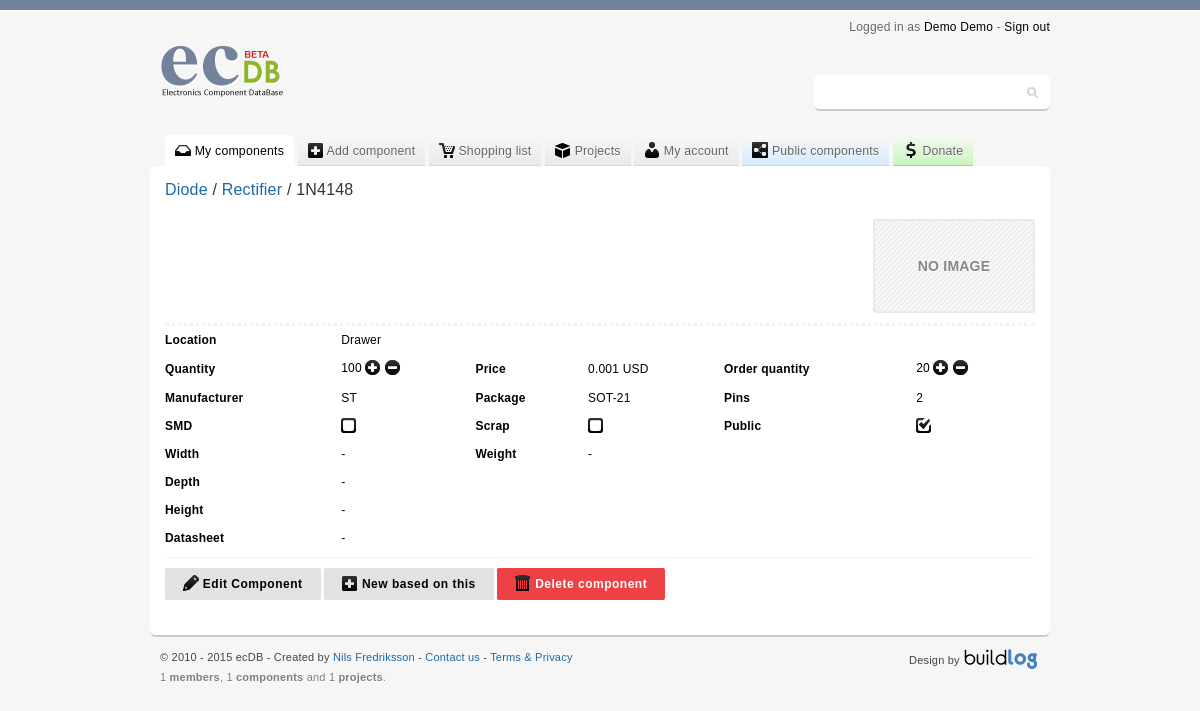
/component.php?view=1 (signed in), run on the app's committed database.
### tables this page shows
CREATE TABLE IF NOT EXISTS `members` (
  `member_id` int(11) NOT NULL AUTO_INCREMENT,
  `firstname` varchar(32) NOT NULL,
  `lastname` varchar(32) NOT NULL,
  `login` varchar(32) NOT NULL,
  `mail` varchar(32) NOT NULL,
  `passwd` varchar(32) NOT NULL,
  `admin` int(11) NOT NULL DEFAULT '0',
  `measurement` int(11) NOT NULL DEFAULT '1',
  `currency` varchar(3) NOT NULL DEFAULT 'USD',
  `reg_date` timestamp NOT NULL DEFAULT CURRENT_TIMESTAMP,
  PRIMARY KEY (`member_id`)
);

CREATE TABLE IF NOT EXISTS `category_head` (
  `id` int(11) NOT NULL,
  `name` varchar(64) NOT NULL
);

CREATE TABLE IF NOT EXISTS `category_sub` (
  `id` int(11) NOT NULL,
  `name` varchar(64) NOT NULL
);

CREATE TABLE IF NOT EXISTS `data` (
  `id` int(11) NOT NULL AUTO_INCREMENT,
  `owner` int(11) NOT NULL,
  `name` varchar(64) NOT NULL,
  `manufacturer` varchar(64) NOT NULL,
  `package` varchar(64) NOT NULL,
  `pins` varchar(11) NOT NULL,
  `smd` varchar(3) NOT NULL DEFAULT 'No',
  `quantity` varchar(11) NOT NULL,
  `order_quantity` varchar(11) NOT NULL,
  `location` varchar(32) NOT NULL,
  `scrap` varchar(3) NOT NULL DEFAULT 'No',
  `width` varchar(11) DEFAULT NULL,
  `height` varchar(11) DEFAULT NULL,
  `depth` varchar(11) DEFAULT NULL,
  `weight` varchar(11) DEFAULT NULL,
  `datasheet` varchar(256) NOT NULL,
  `comment` text NOT NULL,
  `category` varchar(11) NOT NULL,
  `public` varchar(3) NOT NULL DEFAULT 'No',
  `url1` varchar(256) NOT NULL,
  `url2` varchar(256) NOT NULL,
  `url3` varchar(256) NOT NULL,
  `url4` varchar(256) NOT NULL,
  `price` varchar(11) NOT NULL,
  KEY `Id` (`id`),
  KEY `owner` (`owner`)
);

### component.php (the view, shortened to what this page needs)
<?php
	$owner 	= 	$_SESSION['SESS_MEMBER_ID'];
	$id 	= 	(int)$_GET['view'];
	$GetDataComponent = mysql_query("SELECT * FROM data WHERE id = ".$id." AND owner = ".$owner."");
	$executesql = mysql_fetch_assoc($GetDataComponent);
	$GetPersonal = mysql_query("SELECT currency, measurement FROM members WHERE member_id = ".$owner."");
	$personal = mysql_fetch_assoc($GetPersonal);
	if ($executesql['category'] < 999) {
		$head_cat_id = substr($executesql['category'], -3, 1);
	}
	else {
		$head_cat_id = substr($executesql['category'], -4, 2);
	}
	$GetHeadCatName = mysql_query("SELECT * FROM category_head WHERE id = ".$head_cat_id."");
	$executesql_head_catname = mysql_fetch_assoc($GetHeadCatName);
	$sub_cat_id = $executesql['category'];
	$GetSubCatName = mysql_query("SELECT * FROM category_sub WHERE id = ".$sub_cat_id."");
	$executesql_sub_catname = mysql_fetch_assoc($GetSubCatName);
?>
<!DOCTYPE HTML>
<html>
	<head>
		<link rel="stylesheet" type="text/css" href="include/style.css" media="screen"/>
	</head>
	<body>
		<div id="wrapper">
				<?php include 'include/header.php'; ?>
				<?php include 'include/menu.php'; ?>
			<div id="content">
				<h1>
				<a href="category.php?cat=
					<?php
						echo $executesql_head_catname['id'];
						echo '"> ';
						echo $executesql_head_catname['name'];
						echo '</a> / ';
						echo '<a href="category.php?subcat=';
						echo $executesql_sub_catname['id'];
						echo '"> ';
						echo $executesql_sub_catname['name'];
					?>
				</a> / <?php echo $executesql['name']; ?>
				</h1>
				<div class="aboutComponentHeader">
					<div class="componentGallery">
						<div class="bigImage">
							<?php
								if ($executesql['url1'] == "") {
									echo '<div class="componentNoImg">';
									echo 'No Image';
									echo '</div>';
								}
								else {
									echo '<a href="';
									echo $executesql['url1'];
									echo '" target="_blank"><img src="';
									echo $executesql['url1'];
									echo '" alt=""/></a>';
								}
							?>
						</div>
					</div>
				</div>
				<div class="componetInfo">
					<table class="globalTables leftAlign noHover" cellpadding="0" cellspacing="0">
						<tbody>
							<tr>
								<td class="boldText">Location</td>
								<td>
									<?php
										if ($executesql['location'] == "") {
											echo "-";
										}
										else {
											echo $executesql['location'];
										}
									?>
								</td>
								<td></td>
								<td></td>
								<td></td>
								<td></td>
							</tr>
							<tr>
								<td class="boldText">Quantity</td>
								<td>
									<?php
										if ($executesql['quantity'] == "") {
											echo "-";
										}
										else {
											echo $executesql['quantity'];
										}
									?>
									<form class="globalForms inLine" method="post" action="">
										<button class="button white small" name="quantity_increase" type="submit"><span class="icon medium roundPlus"></span></button>
										<button class="button white small" name="quantity_decrease" type="submit"><span class="icon medium roundMinus"></span></button>
									</form>
								</td>
								<td class="boldText">Price</td>
								<td>
									<?php
										if ($executesql['price'] == "") {
											echo "-";
										}
										else {
											echo $executesql['price'];
											echo $personal['currency'];
										}
									?>
								</td>
								<td class="boldText">Order quantity</td>
								<td>
									<?php
										if ($executesql['order_quantity'] == "") {
											echo "0";
										}
										else {
											echo $executesql['order_quantity'];
										}
									?>
									<form class="globalForms inLine" method="post" action="">
										<button class="button white small" name="orderquant_increase" type="submit"><span class="icon medium roundPlus"></span></button>
										<button class="button white small" name="orderquant_decrease" type="submit"><span class="icon medium roundMinus"></span></button>
									</form>
								</td>
							</tr>
							<tr>
								<td class="boldText">Manufacturer</td>
								<td>
									<?php
										if ($executesql['manufacturer'] == "") {
											echo "-";
										}
										else {
											echo $executesql['manufacturer'];
										}
									?>
								</td>
								<td class="boldText">Package</td>
								<td>
									<?php
										if ($executesql['package'] == "") {
											echo "-";
										}
										else {
											echo $executesql['package'];
										}
									?>
								</td>
								<td class="boldText">Pins</td>
								<td>
									<?php
										if ($executesql['pins'] == "") {
											echo "-";
										}
										else {
											echo $executesql['pins'];
										}
									?>
								</td>
							</tr>
							<tr>
								<td class="boldText">SMD</td>
								<td>
									<?php
										if ($executesql['smd'] == "Yes") {
											echo '<span class="icon medium checkboxChecked"></span>';
										}
										else {
											echo '<span class="icon medium checkboxUnchecked"></span>';
										}
									?>
								</td>
								<td class="boldText">Scrap</td>
								<td>
									<?php
										if ($executesql['scrap'] == "Yes") {
											echo '<span class="icon medium checkboxChecked"></span>';
										}
										else {
											echo '<span class="icon medium checkboxUnchecked"></span>';
										}
									?>
								</td>
								<td class="boldText">Public</td>
								<td>
									<?php
										if ($executesql['public'] == "Yes") {
											echo '<span class="icon medium checkboxChecked"></span>';
										}
										else {
											echo '<span class="icon medium checkboxUnchecked"></span>';
										}
									?>
								</td>
							</tr>
							<tr>
								<td class="boldText">Width</td>
								<td>
									<?php
										if ($executesql['width'] == "") {
											echo "-";
										}
									?>
								</td>
								<td class="boldText">Weight</td>
								<td>
									<?php
										if ($executesql['weight'] == "") {
											echo "-";
										}
									?>
								</td>
								<td class="boldText"></td>
								<td></td>
							</tr>
							<tr>
								<td class="boldText">Depth</td>
								<td>
									<?php
										if ($executesql['depth'] == "") {
											echo "-";
										}
									?>
								</td>
								<td class="boldText"></td>
								<td>
								</td>
								<td class="boldText"></td>
								<td></td>
							</tr>
							<tr>
								<td class="boldText">Height</td>
								<td>
									<?php
										if ($executesql['height'] == "") {
											echo "-";
										}
									?>
								</td>
								<td class="boldText"></td>
								<td>
								</td>
								<td class="boldText"></td>
								<td></td>
							</tr>
							<tr>
								<td class="boldText">Datasheet</td>
								<td>
									<?php
										if ($executesql['datasheet'] == "") {
											echo "-";
										}
										else {
											echo '<a href="';
											echo $executesql['datasheet'];
											echo '" target="_blank"><span class="icon medium document"></a>';
										}
									?>
								</td>
								<td></td>
								<td></td>
								<td></td>
								<td></td>
							</tr>
						</tbody>
					</table>
				</div>
				<form class="globalForms noPadding" method="post" action="">
					<div class="buttons">
						<div class="input">
							<button class="button" name="edit" type="submit"><span class="icon medium pencil"></span> Edit Component</button>
							<button class="button" name="based" type="submit"><span class="icon medium sqPlus"></span> New based on this</button>
							<button class="button red" name="delete" type="submit"><span class="icon medium trash"></span> Delete component</button>
						</div>
					</div>
				</form>
			</div>
					<?php include 'include/footer.php'; ?>
		</div>
	</body>
</html>

### include/header.php (shortened to what this page needs)
<div id="header">
	<div class="logoWrapper">
		<a href ="."><span class="logoImage"></span></a>
	</div>
	<span class="userInfo">
		Logged in as <a href="my.php">
		<?php
			$owner = $_SESSION['SESS_MEMBER_ID'];
			$GetName = mysql_query("SELECT firstname, lastname FROM members WHERE member_id = ".$owner."");
			$headername = mysql_fetch_assoc($GetName);
			if(isset($_POST['submit']) && $_SERVER["REQUEST_URI"] == '/ecdb/my.php') { echo $_POST['firstname']; } else { echo $headername['firstname']; }
			if(isset($_POST['submit']) && $_SERVER["REQUEST_URI"] == '/ecdb/my.php') { echo $_POST['lastname']; } else { echo $headername['lastname']; }
		?>
		</a> - <a href="logout.php"> Sign out</a>
	</span>
	<div class="searchContent">
		<form class="search" action="search.php" method="get">
			<input type="text" name="q" autofocus/>
		</form>
	</div>
</div>

### include/style.css (style rules this page uses)
form textarea, form input, form select { border-radius:2px;-moz-border-radius:2px;-webkit-border-radius:2px;padding:6px;font: normal 13px "Century Gothic", arial, sans-serif;border:1px solid #ccc; border-bottom:1px solid #ccc;resize:none;background-color:#fafafa; }
.globalForms.inLine { display:inline-block; }
.globalForms div.buttons { margin:0 0 0 153px; }
.globalForms.noPadding div.buttons { margin:5px 0 0 0;padding:10px 0 0 0;border-top:1px solid #f2f2f2; }
button.button { color:#000;cursor: pointer;font: bold 12px arial, sans-serif;line-height:20px;font-size:12px;letter-spacing:.5px;border:0;background-color:#e2e2e2;padding:6px 18px;border-radius:2px;-moz-border-radius:2px;-wekit-border-radius:2px; }
.small.button { padding:1.5px 3px; font-size:10px; }
.white.button { background-color:#fff;padding:0; }
.red.button { background-color:#ed4145; color:#fff; }
table.globalTables { width:100%; position:relative; }
table.globalTables tbody tr td { text-align:center;padding:5px 0;line-height:18px; }
table.globalTables tbody tr td:nth-child(2) { text-align:left; }
table.globalTables.leftAlign tbody tr td { text-align:left; }
div#header { width:900px;margin:0 auto 15px auto;height:100px;position:relative; }
div#header span.userInfo { color:#666;font-size:12px;text-shadow:0 1px 0 #fff;position:absolute;top:0px;right:0; }
div#header span.userInfo a { color:#000;text-decoration:none; }
div#header div.searchContent { position:absolute;font-size:12px;top:55px;right:0;color:#666;padding:3px;width:230px;background-color:#fff;border-bottom:2px solid #ccc;border-radius:6px;-moz-border-radius:6px;-webkit-border-radius:6px; }
div#header div.searchContent form.search input { border:1px solid #fff !important;font: normal 14px "Century Gothic", arial, sans-serif;background:url("../img/ecdbSpriteV1.png") 209px -140px no-repeat #fff;box-shadow:none;padding:5px 15px 5px 5px;width:200px; }
div.logoWrapper { position:absolute;top:10px;left:0; }
div.logoWrapper a span.logoImage { display:block;width:169px;height:73px;background:url("../img/ecdbSpriteV1.png") no-repeat 0 -5px; }
.icon { border:none;text-indent:-9999px;display:inline-block;background-image:url("../img/ecdbSpriteV1.png");background-repeat:no-repeat; }
.medium.icon { width:16px; height:16px; margin:0 0 -3px; }
.checkboxChecked.medium { background-position:0 -88px; }
.checkboxUnchecked.medium { background-position:-16px -88px; }
.pencil.medium { background-position:-80px -88px; }
.roundMinus.medium { background-position:-128px -88px; }
.roundPlus.medium { background-position:-144px -88px; }
.trash.medium { background-position:-208px -88px; }
.sqPlus.medium { background-position:-224px -88px; }
* { margin: 0;padding: 0; }
a { color: #1e68a6;text-decoration: none; }
body { color: #000;margin:0;letter-spacing:0.2px;padding:0;border-top:10px solid #74839C;background-color:#f6f6f6;font: normal 12px "Century Gothic", arial, sans-serif; }
h1 { font-size:16px;color:#333;font-weight:normal;padding:0 0 20px 0; }
div#wrapper { padding:10px;width:900px;margin:auto; }
div#content { background-color:#fff;position:relative;border-radius:6px;-moz-border-radius:6px;-webkit-border-radius:6px;border-bottom:2px solid #ccc;width:870px;margin:0 auto 0 auto;padding:15px 15px 35px 15px; }
div.aboutComponentHeader { overflow:auto; }
div.componentGallery { float:right;width:430px; }
div.componentGallery div.bigImage { overflow:auto;float:right;text-align:right;overflow:auto; }
div.componentGallery div.bigImage div.componentNoImg { width:158px; text-align:center; line-height:90px; border:2px solid #e9e9e9; text-transform:uppercase; font-weight:bold; color:#888; font-size:14px; text-shadow:0 1px 0 #fff; background:url("/img/dataBackground.png") #f7f7f7; border-radius:2px;-moz-border-radius:2px;-webkit-border-radius:2px; }
div.componetInfo { margin:10px 0 0 0;border-top:3px dotted #f2f2f2; }
.boldText { font-weight:bold; }

### data on the page
members: firstname "Demo", lastname "Demo", currency "USD"
category_head: name "Diode"
category_sub: name "Rectifier"
data: name "1N4148", location "Drawer", quantity "100", price "0.001", order_quantity "20", manufacturer "ST", package "SOT-21", pins "2"

### other printed values
$members "1"
$components "1"
$projects "1"
